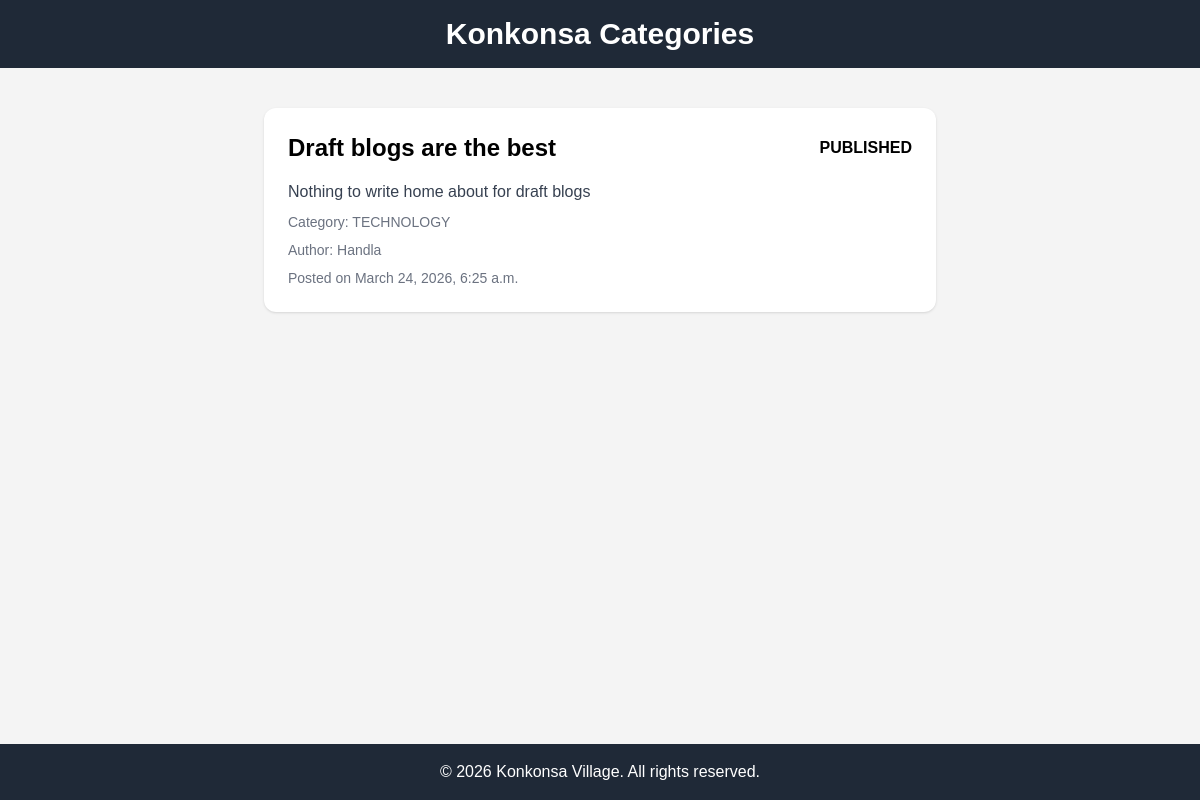
The page /blog/post/8/ on the database its author committed.
### blog/models.py (models this page shows, shortened)
class Post(models.Model):
    CATEGORY_CHOICES = [
        ('TECHNOLOGY', 'Technology'),
        ('LIFESTYLE', 'Lifestyle'),
        ('TRAVEL', 'Travel'),
        ('FOOD', 'Food'),
    ]
    title = models.CharField(max_length=200)
    author = models.ForeignKey(Author, on_delete=models.CASCADE, default=None)
    content = models.TextField()
    category = models.CharField(max_length=20, choices=CATEGORY_CHOICES, default='TECHNOLOGY')
    created_at = models.DateTimeField(auto_now_add=True)
    is_published = models.BooleanField(default=False)
    is_draft = models.BooleanField(default=True)

class Author(models.Model):
    CATEGORY_CHOICES = [
        ('TECHNOLOGY', 'Technology'),
        ('LIFESTYLE', 'Lifestyle'),
        ('TRAVEL', 'Travel'),
        ('FOOD', 'Food'),
    ]
    name = models.CharField(max_length=100)
    email = models.EmailField()
    category = models.CharField(max_length=20, choices=CATEGORY_CHOICES, default='TECHNOLOGY')
    created_at = models.DateTimeField(auto_now_add=True)

### blog/views.py (the view)
# urls.py: path('post/<int:pk>/', views.view_post, name='view_post'),
def view_post(request, pk):
    instance = get_object_or_404(Post, pk=pk)
    context = {
        'post': instance,}
    return render(request, 'blog/view_post.html', context)

### blog/templates/blog/view_post.html (shortened to what this page needs)
{% extends "blog/base_categories_page.html" %}  {% block content %}
<div class="max-w-2xl mx-auto mt-10 bg-white p-6 rounded-xl shadow">
  <div class="flex items-center justify-between mb-4">
    <h1 class="text-2xl font-bold">{{ post.title }}</h1>
    {% if not post.is_published %}
    <span
      class="inline-block bg-red-100 text-red-800 text-xs font-bold px-3 py-1 rounded-full"
      >DRAFT</span
    >
    {% else %}
    <span
      class="inline-block bg-green-100 text-green-800 text-xs font-bold px-3 py-1 rounded-full"
      >PUBLISHED</span
    >
    {% endif %}
  </div>
  <p class="text-gray-700">{{ post.content }}</p>
  <p class="text-sm text-gray-500 mt-2">Category: {{ post.category }}</p>
  <p class="text-sm text-gray-500 mt-2">Author: {{ post.author.name }}</p>
  <p class="text-sm text-gray-500 mt-2">Posted on {{ post.created_at }}</p>
</div>
{% endblock %}

### blog/templates/blog/base_categories_page.html (style rules this page uses)
* { margin: 0; padding: 0; box-sizing: border-box; }
body { font-family: Arial, sans-serif; background-color: #f4f4f4; }

### rows shown on the page
Post: title "Draft blogs are the best", content "Nothing to write home about for draft blogs", category "TECHNOLOGY", author.name "Handla", created_at "March 24, 2026, 6:25 a.m."
